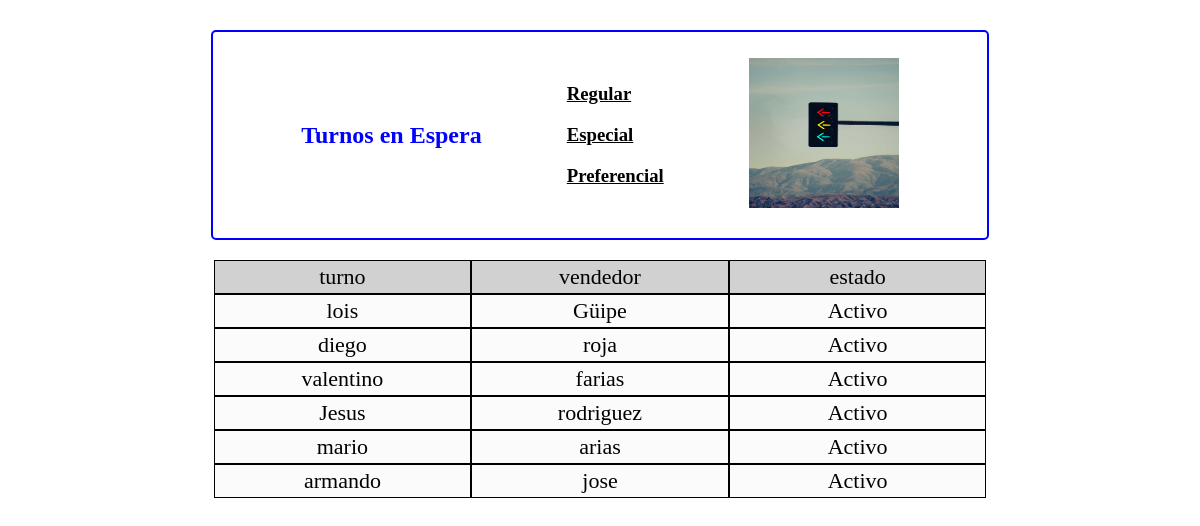
/sellers_view, run on an earlier commit of the app's database.
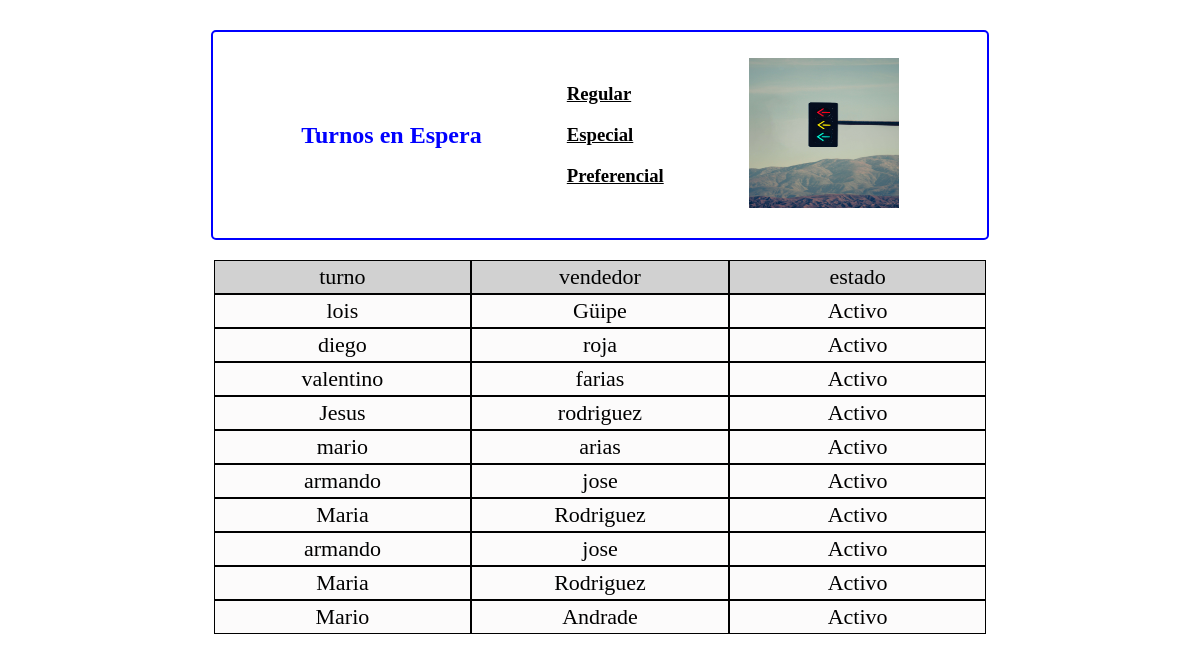
And on a later commit of the database.
### app/models.py (models this page shows, shortened)
class Vendedor(db.Model):
  id = db.Column(db.Integer, primary_key=True)
  name = db.Column(db.String(60))
  last_name = db.Column(db.String(60))
  status = db.Column(db.Boolean)
  created = db.Column(db.DateTime)

### app/views.py (the view)
@app.route('/sellers_view',methods=['GET'])
def sellers_view():
    sellers = Vendedor.query.all();
    return render_template('sellers_view.html',sellers=sellers)

### app/templates/sellers_view.html
{% extends "layout.html" %} {% block body%}
<div id="container2">
  <div id="membrete">
    <div id="titulo">
      <h2>Turnos en Espera</h2>
    </div>
    <div id="type">
      <h3 id="regular">Regular</h3>
      <h3 id="especial">Especial</h3>
      <h3 id="preferencial">Preferencial</h3>
    </div>
    <div id="logo">
      <img src="{{ url_for('static',filename='img/signal.jpg') }}" alt="" />
    </div>
  </div>
</div>
<div id="father2">
  <div id="table">
    <div id="column_table">
      <div>turno</div>
      <div>vendedor</div>
      <div>estado</div>
    </div>
      <div id="data_seller">
        {% if sellers %}
        {% for seller in sellers %}
        <div id='details'>
        <div class="{% if  seller.id  % 2  %} pair-style {% endif %}"> {{ seller.name }}</div>
        <div>{{ seller.last_name }}</div>
        <div>Activo</div>
        </div>
        {%  endfor %}
        {%  endif %}
      </div>
  </div>
</div>
{% endblock %}

### app/templates/layout.html (shortened to what this page needs)
<!DOCTYPE html>
<html lang="en">
  <head>
    <link
      rel="stylesheet"
      href="{{ url_for('static',filename='css/style.css') }}"
    />
    <link
      rel="stylesheet"
      href="https://cdnjs.cloudflare.com/ajax/libs/animate.css/4.1.1/animate.min.css"
    />
  </head>
  <body>
    {% block body %} {% endblock %}
  </body>
</html>

### app/static/css/style.css (style rules this page uses)
html, body { @import url("https://fonts.googleapis.com/css2?family=Roboto+Slab:wght@300&display=swap"); margin: 0; padding: 0; background: white; background-repeat: no-repeat; background-size: cover; background-position: center center; background-attachment: fixed; font-family: "Roboto Slab", serif; box-sizing: border-box; }
#container2 { width: 80%; margin-top: 30px; margin-left: auto; margin-right: auto; display: flex; justify-content: space-evenly; }
#container2 #membrete { margin: auto; padding: 3px; height: 200px; width: 80%; display: flex; flex-direction: row; justify-content: space-evenly; align-items: center; border: 2px solid blue; border-radius: 5px; -webkit-border-radius: 5px; -moz-border-radius: 5px; -ms-border-radius: 5px; -o-border-radius: 5px; }
#container2 #membrete #titulo h2 { color: blue; text-align: center; }
#container2 #membrete #type h3 { font-style: normal; text-decoration: underline; width: 30%; }
#container2 #membrete #logo img { width: 150px; height: 150px; }
#father2 { width: 80%; margin: auto; }
#father2 #table #column_table { margin-top: 20px; display: flex; flex-direction: row; justify-content: center; }
#father2 #table #column_table div { display: block; font-size: 22px; width: 26%; text-align: center; padding: 3px; background-color: #d1d1d1; border: 1px solid black; }
#father2 #table #data_seller #details { display: flex; flex-direction: row; justify-content: center; }
#father2 #table #data_seller #details div { font-size: 22px; width: 26%; text-align: center; padding: 3px; background-color: #fcfbfb; border: 1px solid black; }
.pair-style { background: #858383; }

What changed in the data, as far as the page shows it:
added Vendedor: name "Maria", last_name "Rodriguez"
added Vendedor: name "armando", last_name "jose"
added Vendedor: name "Maria", last_name "Rodriguez"
added Vendedor: name "Mario", last_name "Andrade"
